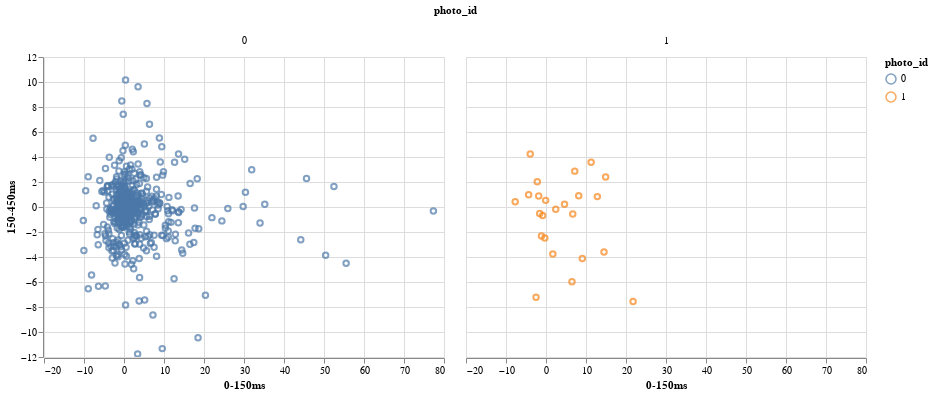

Source (notebook cell):
### Code cell
alt.Chart(data).mark_point().encode(
    x='0-150ms',
    y='150-450ms',
    color='photo_id:N',
).facet(column='photo_id:N').interactive()

### Figure 1 — Vega-Lite specification as saved in the notebook (floating-point values rounded to 4 significant figures; data arrays with more than 128 entries replaced by an {"elided": "..."} marker saying what was removed)
{"$schema": "https://vega.github.io/schema/vega-lite/v2.json", "config": {"view": {"height": 300, "width": 400}}, "data": {"values": {"elided": "629 records"}}, "facet": {"column": {"field": "photo_id", "type": "nominal"}}, "spec": {"encoding": {"color": {"field": "photo_id", "type": "nominal"}, "x": {"field": "0-150ms", "type": "quantitative"}, "y": {"field": "150-450ms", "type": "quantitative"}}, "mark": "point", "selection": {"selector004": {"bind": "scales", "encodings": ["x", "y"], "mark": {"fill": "#333", "fillOpacity": 0.125, "stroke": "white"}, "on": "[mousedown, window:mouseup] > window:mousemove!", "resolve": "global", "translate": "[mousedown, window:mouseup] > window:mousemove!", "type": "interval", "zoom": "wheel!"}}}}
